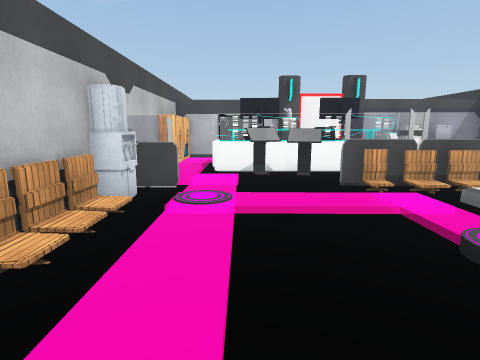
[1] (above)

17 first-person views from a walk through a Unity game level. The camera is 1.4 m above the floor, tilts 10° down and sees 80° across. Doors are open. The floor is counted in squares, 1 m on a side. Each view is taken from the middle of a square. On the plan, view 1 faces up. The plan holds only what a view shows up to about 14 squares ahead; the rest is blank. The place goes on beyond the plan. The player is left out. Some surface patterns are stand-ins.

[2]
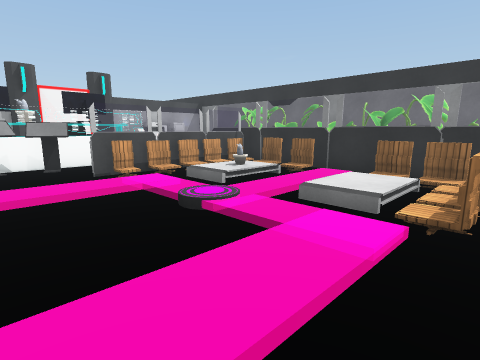

[3]
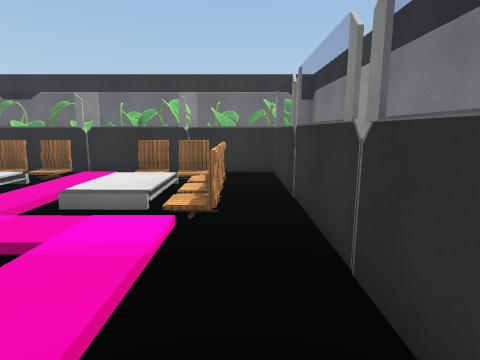

[4]
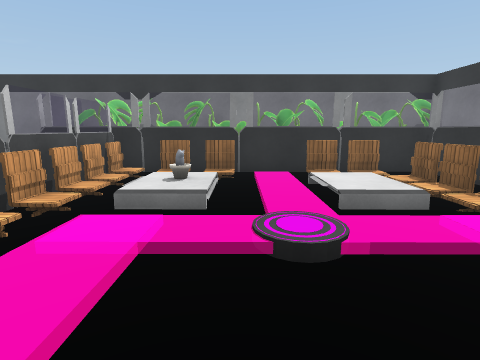

[5]
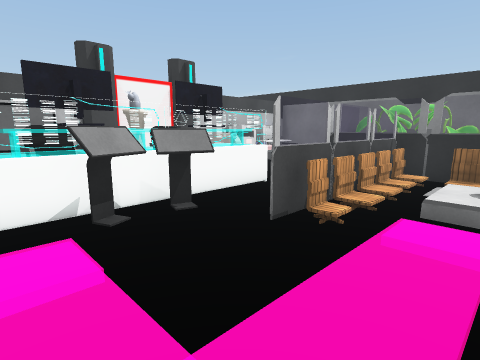

[6]
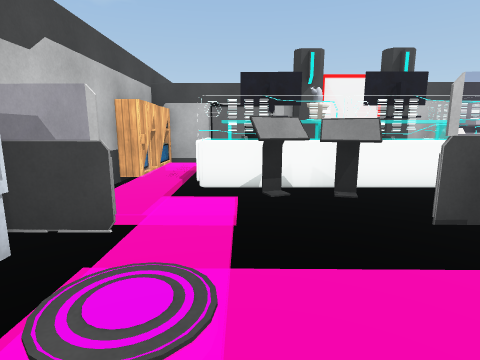

[7]
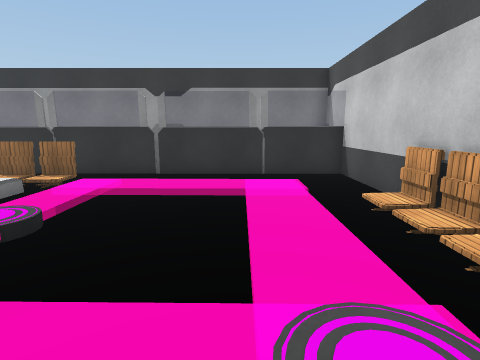

[8]
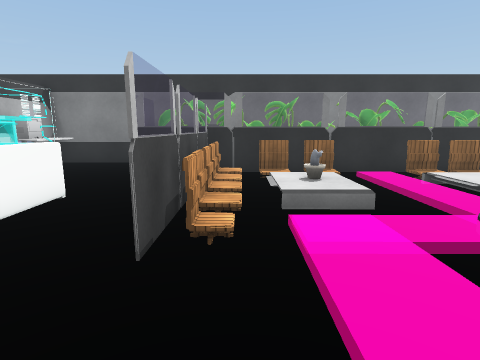

[9]
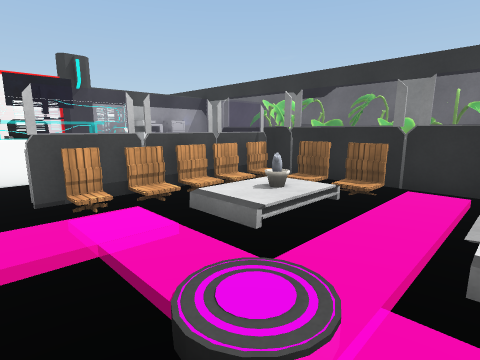

[10]
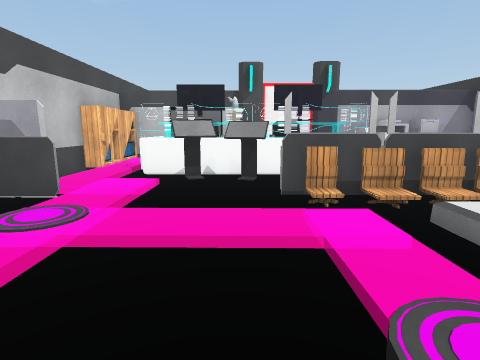

[11]
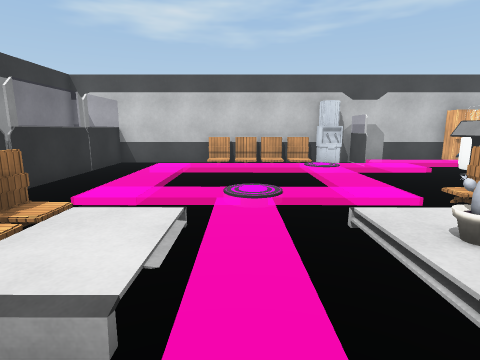

[12]
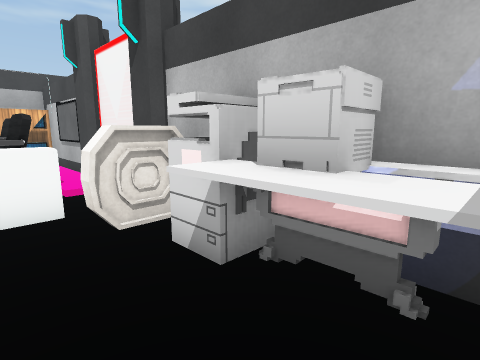

[13]
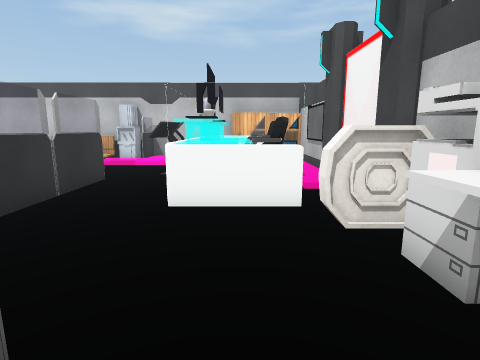

[14]
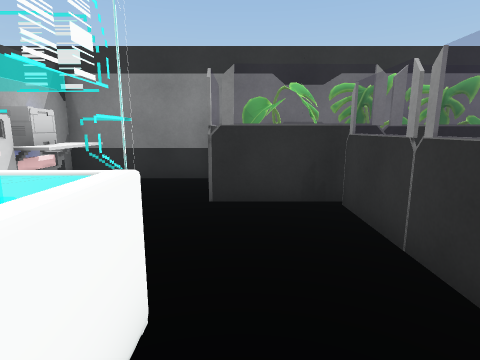

[15]
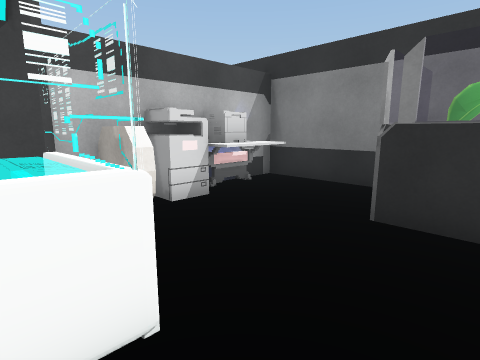

[16]
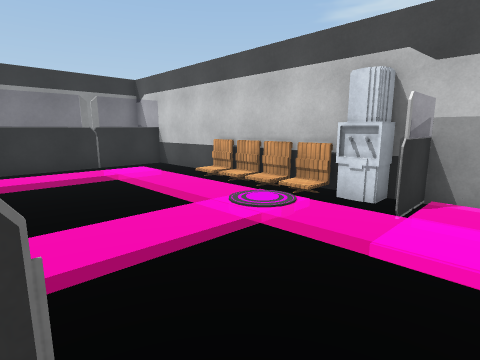

[17]
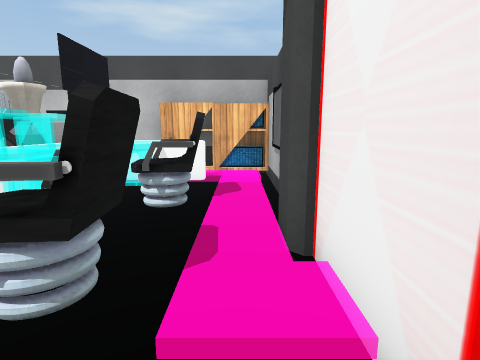

### Floor plan
Key: @ floor where view 1 was taken; # wall or solid block; x gap in a wall; . main floor; : floor 0.25 m higher than the main floor; + floor 0.5 m higher than the main floor; / step, stairs or slope; = window, fence, low wall or low ledge; C column; A cabinet; P printer; H chair; M monitor; W water cooler; T table; O other object.
Columns run from 3 left of view 1 to 12 right of it. Each row starts with its distance up from view 1.
 15 #####C###C###T##
 14 A:::::::..OPPPT#
 13 A:#HH.HH.# .TTT#
 12 A:=   HH # ....#
 11 #:= MO M #....O#
 10 #:.OOOO......OO#
  9 #:/O.O.....H.OO#
  8 OO:/..OHHHHO=OO#
  7 W.:/...//////OO#
  6 W.::::://+//HOO#
  5 #.:///////+/HOO#
  4 #.:/..//.../HOO#
  3 #.:/../:://:.OO#
  2 H.:/..///+//HOO#
  1 #.://////++x.OO#
  0 #./@/////::H.OO#
 -1 #....../HHH..OO#
 -2 #O=O=O#=O#OOxOO#
 -3 #            OO#
 -4 ################

Where each view was taken, in squares from view 1:
view 1: 0 up, 0 right, facing up
view 2: 1 down, 0 right, facing up-right
view 3: 1 down, 0 right, facing right
view 4: 4 up, 0 right, facing right
view 5: 5 up, 1 left, facing up-right
view 6: 4 up, 0 right, facing up
view 7: 7 up, 0 right, facing down
view 8: 7 up, 0 right, facing right
view 9: 2 up, 2 right, facing up-right
view 10: 2 up, 2 right, facing up
view 11: 3 up, 9 right, facing left
view 12: 12 up, 11 right, facing up-left
view 13: 12 up, 11 right, facing left
view 14: 10 up, 4 right, facing right
view 15: 9 up, 5 right, facing up-right
view 16: 9 up, 3 right, facing down-left
view 17: 14 up, 6 right, facing left
